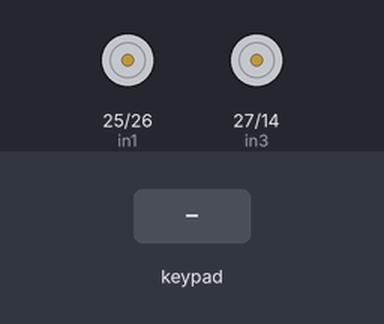
The sketch below on a simulated ESP32. On the bench: motor-driver pin pairs drawn as motors (green arrow = first pin HIGH = forward, orange = second pin HIGH = backward, longer = more drive, scaled by the enable pin). Inputs (shaded band) come from the test bench.

Above: at 1.2 s.
1.3 s: key 'U' pressed
At 1.5 s:
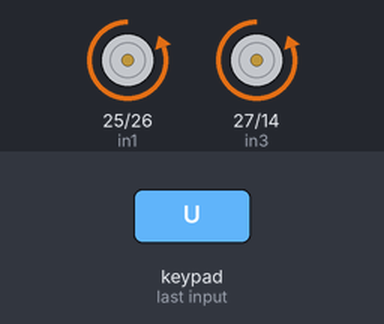
3.2 s: key 'D' pressed
At 3.4 s:
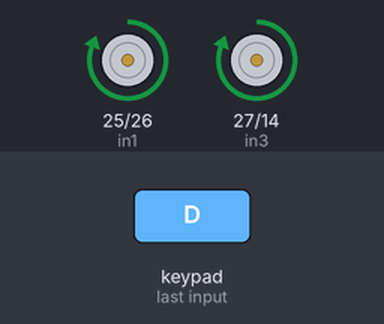
5.1 s: key 'L' pressed
At 5.3 s:
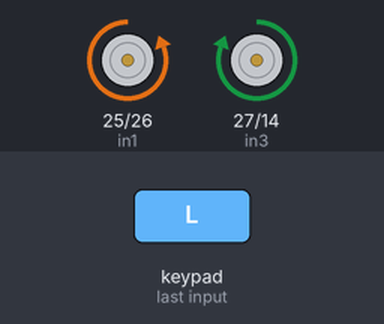
7.0 s: key 'R' pressed
At 7.2 s:
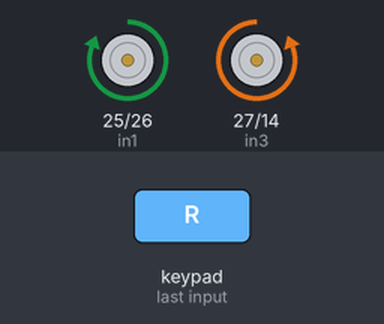
Timing chart, 0 to 9.9 s (numbered marks = the images above; inputs shaded):
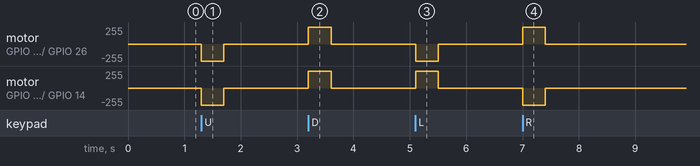

Measured:
- after the input at 1.3 s, motor on GPIO 25 (in1) / GPIO 26 (in2), motor on GPIO 27 (in3) / GPIO 14 (in4): stopped → backward 255/255 at once, → stopped 0.40 s later
- after the input at 3.2 s, motor on GPIO 25 (in1) / GPIO 26 (in2), motor on GPIO 27 (in3) / GPIO 14 (in4): stopped → forward 255/255 at once, → stopped 0.40 s later
- after the input at 5.1 s, motor on GPIO 25 (in1) / GPIO 26 (in2): stopped → backward 255/255 at once, → stopped 0.40 s later; motor on GPIO 27 (in3) / GPIO 14 (in4): stopped → forward 255/255 at once, → stopped 0.40 s later
- after the input at 7.0 s, motor on GPIO 25 (in1) / GPIO 26 (in2): stopped → forward 255/255 at once, → stopped 0.40 s later; motor on GPIO 27 (in3) / GPIO 14 (in4): stopped → backward 255/255 at once, → stopped 0.40 s later

The sketch:

ESP32_Bluetooth_Car.ino
```cpp
#define CUSTOM_SETTINGS
#define INCLUDE_GAMEPAD_MODULE
#include <DabbleESP32.h>

#define in1 25
#define in2 26
#define in3 27
#define in4 14

#define ena 32
#define enb 33

#define speed 255   /*max speed*/

int pwm = 1000; /* 1 KHz */
int pwm_resolution = 8;
int ena_pwm_channel = 4;
int enb_pwm_channel = 5;

void Move(int right_wheels_speed, int left_wheels_speed)
{
  if (right_wheels_speed > 0)
  {
    digitalWrite(in1,LOW);
    digitalWrite(in2,HIGH);
  }
  else if (right_wheels_speed < 0)
  {
    digitalWrite(in1,HIGH);
    digitalWrite(in2,LOW);
  }

  if (left_wheels_speed > 0)
  {
    digitalWrite(in3,LOW);
    digitalWrite(in4,HIGH);
  }
  else if (left_wheels_speed < 0)
  {
    digitalWrite(in3,HIGH);
    digitalWrite(in4,LOW);
  }

  else
  {
    digitalWrite(in1,LOW);
    digitalWrite(in2,LOW);
    digitalWrite(in3,LOW);
    digitalWrite(in4,LOW);
  }

  ledcWrite(ena_pwm_channel, speed);
  ledcWrite(enb_pwm_channel, speed);
}

void setUpPinModes()
{
  pinMode(in1,OUTPUT);
  pinMode(in2,OUTPUT);
  pinMode(in3,OUTPUT);
  pinMode(in4,OUTPUT);

  pinMode(ena,OUTPUT);
  pinMode(enb,OUTPUT);

  //Set up PWM for speed
  ledcSetup(ena_pwm_channel, pwm, pwm_resolution);
  ledcSetup(enb_pwm_channel, pwm, pwm_resolution);
  ledcAttachPin(ena, ena_pwm_channel);
  ledcAttachPin(enb, enb_pwm_channel);
}

void setup()
{
  setUpPinModes();
  Dabble.begin("MyBluetoothCar");
}

void loop()
{
  int right_wheels_speed=0;
  int left_wheels_speed=0;
  Dabble.processInput();
  if (GamePad.isUpPressed())
  {
    right_wheels_speed = speed;
    left_wheels_speed = speed;
  }

  if (GamePad.isDownPressed())
  {
    right_wheels_speed = -speed;
    left_wheels_speed = -speed;
  }

  if (GamePad.isLeftPressed())
  {
    right_wheels_speed = speed;
    left_wheels_speed = -speed;
  }

  if (GamePad.isRightPressed())
  {
    right_wheels_speed = -speed;
    left_wheels_speed = speed;
  }

  Move(right_wheels_speed, left_wheels_speed);
}
```
